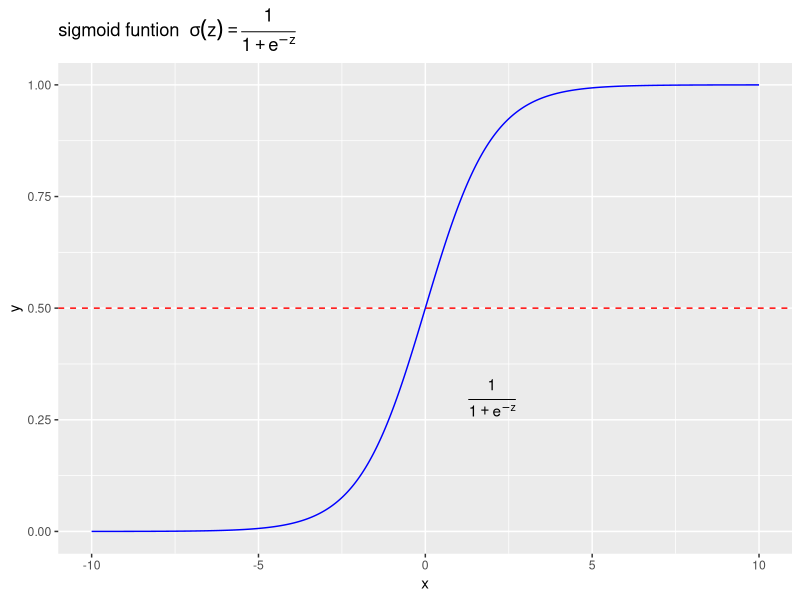
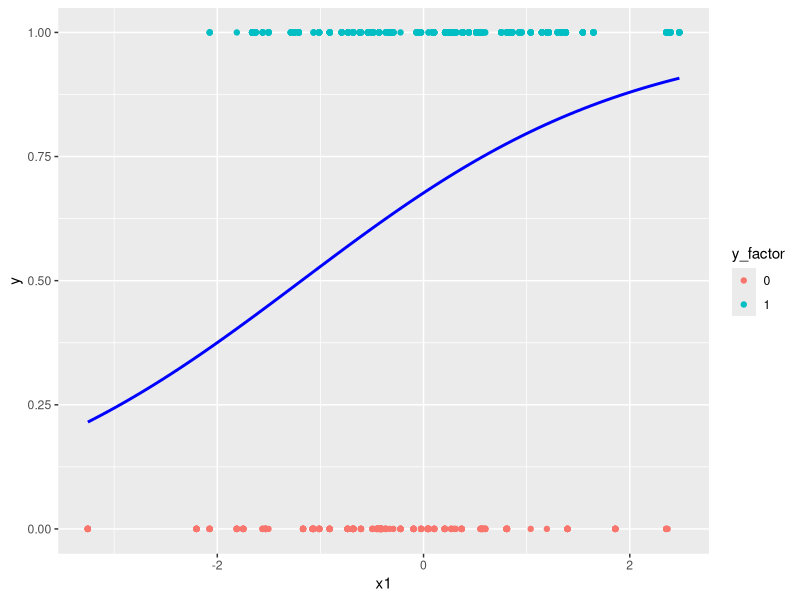
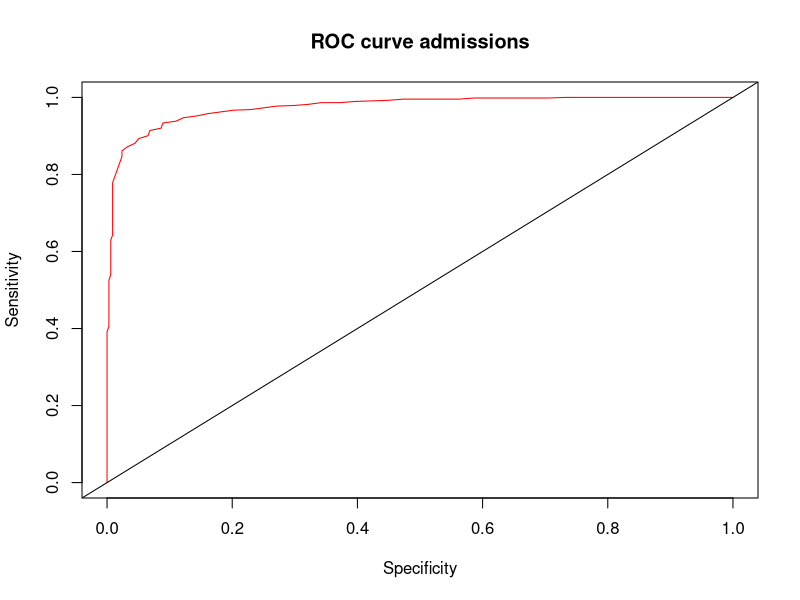
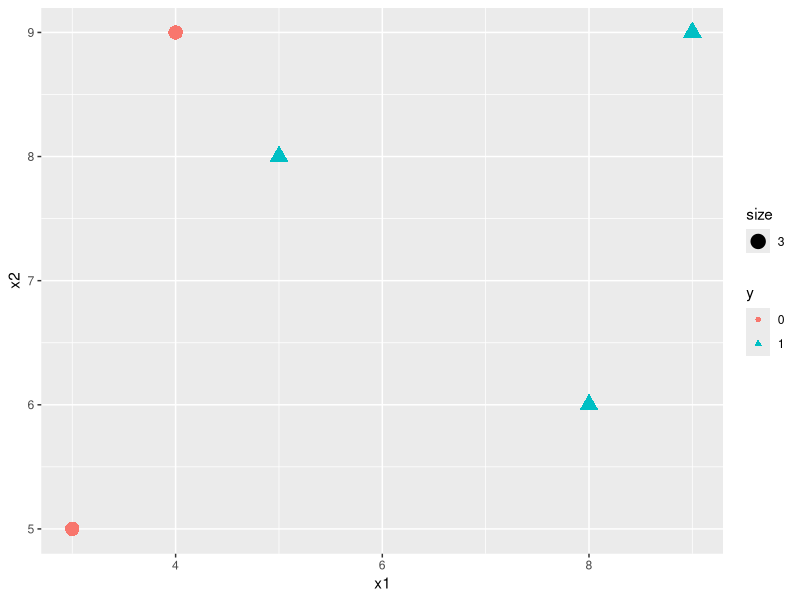

Write the R code that produced these figures, in order.
## ---- chunk 1
library(ggplot2)
x <- seq(-10,10,0.01)
sigmoid <- function(x){
  1/(1+exp(-x))
}
y <- sigmoid(x)
df_sig <- data.frame(x=x,y=y)
#plot(x,sigmoid(x),col="blue")
ggplot(data=df_sig,aes(x=x,y=y))+
  geom_line(color="blue")+
  annotate("text",x=2,y=0.3,parse=TRUE,
           label="frac(1,1+e^{-z})")+
  labs(title=expression(paste("sigmoid funtion  ",sigma(z)==frac(1,1+e^{-z}))))+
  geom_hline(aes(yintercept=0.5),color="red",linetype="dashed")

## ---- chunk 2
library(ggplot2)

# faked data produce
set.seed(520)
x1 <- rnorm(100,0,1)
x2 <- rnorm(100,0,1)
z <- 3+2*x1+5*x2
pr <- 1/(1+exp(-z))
y <- rbinom(1000,1,pr)

data_logreg <- data.frame(y=y,x1=x1,x2=x2)
data_logreg$y_factor <- as.factor(data_logreg$y)
head(data_logreg)

# visualize data
ggplot(data_logreg,aes(x=x1,y=y,color=y_factor))+
  geom_point()+
  stat_smooth(method="glm",color="blue",se=FALSE,method.args=list(family=binomial))

# model estimate
log_fit <- glm(y_factor~x1+x2,family = binomial(link="logit"),data=data_logreg)
summary(log_fit)

# Result analysis
#install.packages("caret")
library(caret)
pdata <- predict(log_fit,newdata=data_logreg,type="response")
head(pdata)
# use caret to calculate the confusion matrix
data_logreg$pre_glm <- ifelse(pdata>0.5,"1","0")
data_logreg$pre_glm <- as.factor(data_logreg$pre_glm)
head(data_logreg)
confusionMatrix(factor(data_logreg$y),factor(data_logreg$pre_glm))

# plot ROC
#install("ROCR")
library(ROCR)
pred <- prediction(pdata,data_logreg$y_factor)
perf <- performance(pred,measure="tpr",x.measure="fpr")
plot(perf,col=rainbow(2),main="ROC curve admissions",xlab="Specificity",ylab="Sensitivity")
abline(0,1) # add a 45 degree line
## ---- chunk 3
# Create a hand-out data
df_logsim <- data.frame(x1=c(8,3,4,5,9),x2=c(6,5,9,8,9),y=factor(c(1,0,0,1,1)))
head(df_logsim)
# visual the data
library(ggplot2)
ggplot(data=df_logsim,aes(x=x1,y=x2,color=y,shape=y,size=3))+
  geom_point()
